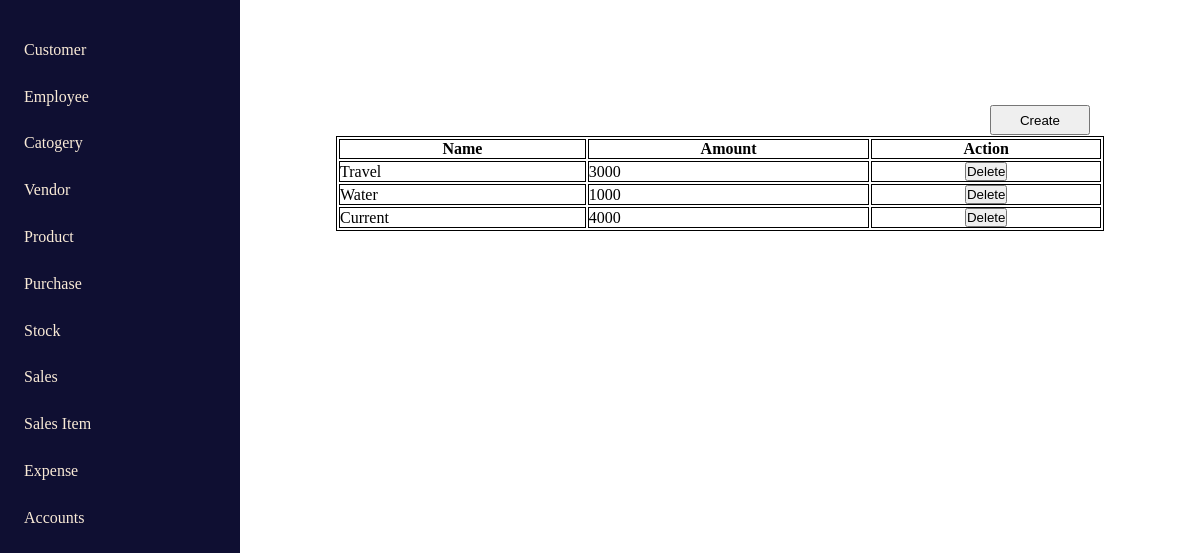
Screenshot of /expense with the database file from the repository.
### home/models.py (models this page shows)
class expenseData(models.Model):
    expense = models.CharField(max_length=200)
    amount = models.CharField(max_length=200)

### home/views.py (the view)
# urls.py: path('expense', expense, name='expense'),
def expense(request):
    if request.method == 'POST':
        name = request.POST.get('name')
        amount = request.POST.get('amount')
        expense = expenseData.objects.create(name=name, amount=amount)
        accountData.objects.create(debit=Decimal(amount), credit=0, type="Expense")
        return redirect('/expense')
    expense = expenseData.objects.all()
    return render(request, 'expense.html', {'expense': expense})

### templates/expense.html (shortened to what this page needs)
{% extends "index.html" %}
{% block expense_content %}
<div class="table_container">
    <button class="create_btn"><a href="{% url 'expenseForm' %}" style = "color : black;">Create</a></button>
    <table>
        <tbody>
            <th>Name</th>
            <th>Amount</th>
            <th>Action</th>
        </tbody>
        <tbody>
            {% for exp in expense %}
            <tr>
                <td>{{exp.expense}}</td>
                <td>{{exp.amount}}</td>
                <td class="action">
                    <button><a href="{% url 'deleteExpense' exp.id %}" style = "color : black;">Delete</a></button>
                </td>
            </tr>
            {% endfor %}
        </tbody>
    </table>
    {% endblock expense_content %}

### templates/index.html (style rules this page uses)
* { margin: 0%; padding: 0%; }
a { text-decoration: none; }

### templates/expense.html (style rules this page uses)
* { color: black; }
table { border: 1px solid black; width: 80%; height: auto; }
.table_container { width: 80%; display: flex; padding: 3% 0%; justify-content: center; position: absolute; top: 100px; right: 0px; }
th,td { border: 1px solid black; }
.action { display: flex; justify-content: space-around; }
tr a { width: 50px; color: black; }
.create_btn { position: absolute; right: 110px; top: 5px; width: 100px; height: 30px; }

### rows the page displays
expenseData: expense "Travel", amount "3000"
expenseData: expense "Water", amount "1000"
expenseData: expense "Current", amount "4000"
